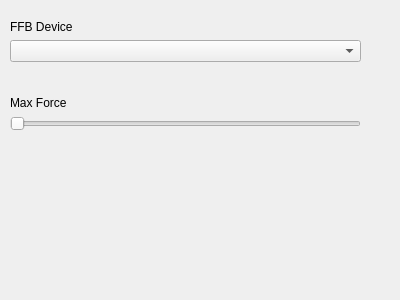
<?xml version="1.0" encoding="UTF-8"?>
<ui version="4.0">
 <class>FFBWidget</class>
 <widget class="QWidget" name="FFBWidget">
  <property name="geometry">
   <rect>
    <x>0</x>
    <y>0</y>
    <width>400</width>
    <height>300</height>
   </rect>
  </property>
  <property name="mouseTracking">
   <bool>true</bool>
  </property>
  <property name="windowTitle">
   <string>Form</string>
  </property>
  <widget class="QWidget" name="verticalLayoutWidget">
   <property name="geometry">
    <rect>
     <x>10</x>
     <y>20</y>
     <width>351</width>
     <height>111</height>
    </rect>
   </property>
   <layout class="QVBoxLayout" name="verticalLayout">
    <item>
     <widget class="QLabel" name="label">
      <property name="maximumSize">
       <size>
        <width>16777215</width>
        <height>83</height>
       </size>
      </property>
      <property name="text">
       <string>FFB Device</string>
      </property>
     </widget>
    </item>
    <item>
     <widget class="QComboBox" name="comboBox">
      <property name="editable">
       <bool>false</bool>
      </property>
      <property name="frame">
       <bool>true</bool>
      </property>
     </widget>
    </item>
    <item>
     <spacer name="verticalSpacer">
      <property name="orientation">
       <enum>Qt::Vertical</enum>
      </property>
      <property name="sizeHint" stdset="0">
       <size>
        <width>20</width>
        <height>40</height>
       </size>
      </property>
     </spacer>
    </item>
    <item>
     <widget class="QLabel" name="label_2">
      <property name="text">
       <string>Max Force</string>
      </property>
     </widget>
    </item>
    <item>
     <widget class="QSlider" name="horizontalSlider">
      <property name="toolTipDuration">
       <number>1</number>
      </property>
      <property name="autoFillBackground">
       <bool>false</bool>
      </property>
      <property name="minimum">
       <number>1</number>
      </property>
      <property name="maximum">
       <number>50</number>
      </property>
      <property name="tracking">
       <bool>true</bool>
      </property>
      <property name="orientation">
       <enum>Qt::Horizontal</enum>
      </property>
      <property name="invertedAppearance">
       <bool>false</bool>
      </property>
     </widget>
    </item>
   </layout>
  </widget>
  <widget class="QWidget" name="gridLayoutWidget">
   <property name="geometry">
    <rect>
     <x>9</x>
     <y>129</y>
     <width>351</width>
     <height>16</height>
    </rect>
   </property>
   <layout class="QGridLayout" name="gridLayout"/>
  </widget>
 </widget>
 <resources/>
 <connections/>
</ui>
